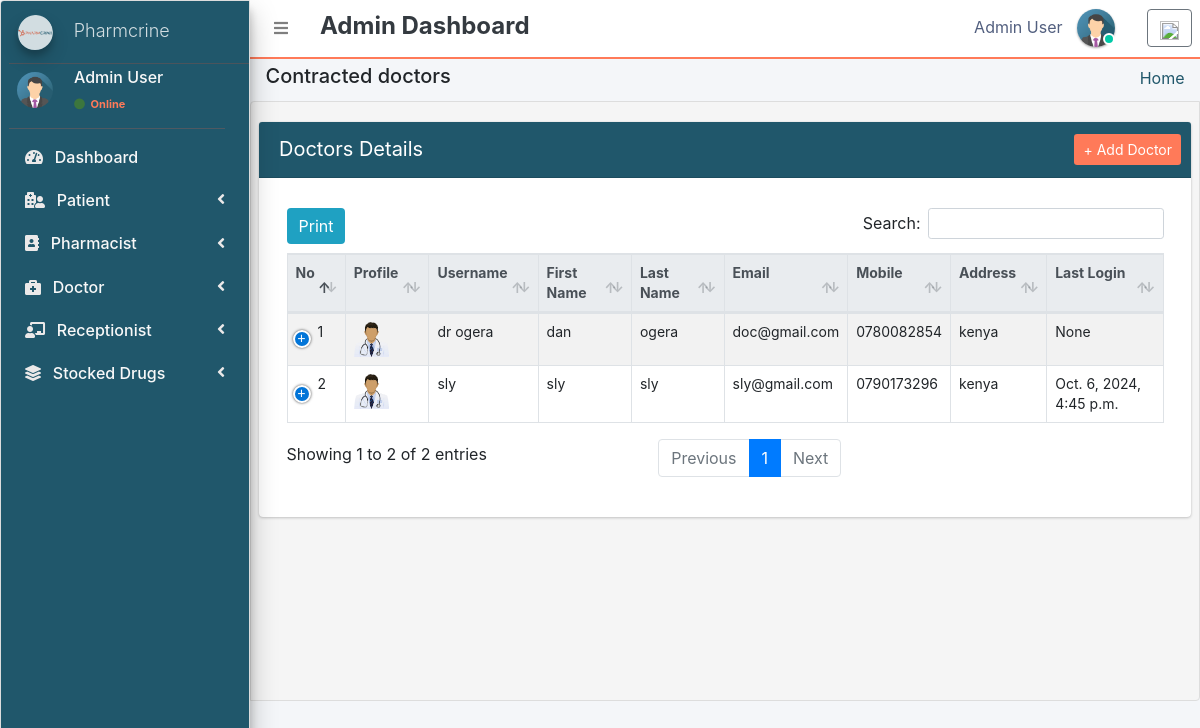
/admin_user/manage_doctor/ (signed in), run on the app's committed database.
### pharmacy/models.py (models this page shows, shortened)
class CustomUser(AbstractUser):
    user_type_data = ((1, "AdminHOD"), (2, "Pharmacist"), (3, "Doctor"), (4, "PharmacyClerk"),(5, "Patients"))
    user_type = models.CharField(default=1, choices=user_type_data, max_length=10)

class AdminHOD(models.Model):
    gender_category=(
        ('Male','Male'),
        ('Female','Female'),
    )
    admin = models.OneToOneField(CustomUser,null=True, on_delete = models.CASCADE)
    emp_no= models.CharField(max_length=100,null=True,blank=True)
    gender=models.CharField(max_length=100,null=True,choices=gender_category)
    mobile=models.CharField(max_length=10,null=True,blank=True)
    address=models.CharField(max_length=300,null=True,blank=True)
    profile_pic=models.ImageField(default="admin.png",null=True,blank=True)
    created_at = models.DateTimeField(auto_now_add=True)
    updated_at = models.DateTimeField(auto_now=True)
    date_employed=models.DateTimeField(auto_now_add=True, auto_now=False)
    objects = models.Manager()

class Doctor(models.Model):
    gender_category=(
        ('Male','Male'),
        ('Female','Female'),
    )
    admin = models.OneToOneField(CustomUser,null=True, on_delete = models.CASCADE)
    emp_no=models.CharField(max_length=100,null=True,blank=True)
    age= models.IntegerField(default='0', blank=True, null=True)
    gender=models.CharField(max_length=100,null=True,choices=gender_category)
    mobile=models.CharField(max_length=10,null=True,blank=True)
    address=models.CharField(max_length=300,null=True,blank=True)
    profile_pic=models.ImageField(default="doctor.png",null=True,blank=True)
    created_at = models.DateTimeField(auto_now_add=True)
    updated_at = models.DateTimeField(auto_now=True)
    objects = models.Manager()

### pharmacy/HODViews.py (the view)
# urls.py: path('admin_user/manage_doctor/',HODViews.manageDoctor,name='manage_doctor'),
def manageDoctor(request):
    staffs = Doctor.objects.all()
    context = {
        "staffs": staffs,
        "title":"Dotors Details"
    }
    return render(request,'hod_templates/manage_doctor.html',context)

### pharmacy/LoginCheckMiddleWare.py (called while the page is built, shortened)
    def process_view(self, request, view_func, view_args, view_kwargs):
        modulename = view_func.__module__
        user = request.user
        if user.is_authenticated:
            if user.user_type == "1":
                if modulename == "pharmacy.HODViews":
                    pass
                elif modulename == "":
                    pass
                elif modulename == "pharmacy.views" or modulename == "django.views.static":
                    pass
                else:
                    pass
            else:
                return redirect("login")
        else:
            if request.path == reverse("login"):
                pass
            else:
                return redirect("login")

### pharmacy/templates/hod_templates/manage_doctor.html (shortened to what this page needs)
{% extends 'hod_templates/base_template.html' %}
{% block page_title %}
<h5>Contracted doctors</h5>
{% endblock page_title %}
{% block main_content %}
<section class="content">
    <div class="row">
        <div class="col-md-12">
            <div class="card" style="border-color: #20576b;">
                <div class="card-header" style="background-color: #20576b; color: white;">
                    <span>Doctors Details</span>
                    <div class="card-tools d-flex">
                        <a class="btn btn-sm" style="background-color: #ff7a59; color: white;" href="{% url 'add_doctor' %}" role="button">+ Add Doctor</a>
                    </div>
                </div>
                <div class="card-body">
                    <table class="table table-bordered table-hover dataTable" id="plist">
                        <thead class="thead-light" style="background-color: #ff7a59;">
                            <tr>
                                <th>No</th>
                                <th>Profile</th>
                                <th>Username</th>
                                <th>First Name</th>
                                <th>Last Name</th>
                                <th>Email</th>
                                <th>Mobile</th>
                                <th>Address</th>
                                <th>Last Login</th>
                            </tr>
                        </thead>
                        <tbody>
                            {% for staff in staffs %}
                            <tr class="hov">
                                <td>{{ forloop.counter }}</td>
                                <td><img src="{{ staff.profile_pic.url }}" width="35" height="35" alt=""></td>
                                <td>{{ staff.admin.username }}</td>
                                <td>{{ staff.admin.first_name }}</td>
                                <td>{{ staff.admin.last_name }}</td>
                                <td>{{ staff.admin.email }}</td>
                                <td>{{ staff.mobile }}</td>
                                <td>{{ staff.address }}</td>
                                <td>{{ staff.admin.last_login }}</td>
                            </tr>
                            {% endfor %}
                        </tbody>
                    </table>
                </div>
            </div>
        </div>
    </div>
</section>
{% endblock %}

### pharmacy/templates/hod_templates/base_template.html (shortened to what this page needs)
{% extends 'base_file.html' %}
{% block htm %}
<body class="hold-transition sidebar-mini layout-fixed" style="background-color: #f8f9fa;">
    <div class="wrapper">
        <nav class="main-header navbar navbar-expand navbar-white navbar-light" style="border-bottom: 2px solid #ff7a59;">
            <ul class="navbar-nav">
                <li class="nav-item">
                    <a class="nav-link" data-widget="pushmenu" href="#" role="button"><i class="fas fa-bars"></i></a>
                </li>
            </ul>
            <h4 class="ml-3 mt-1 text-dark" style="font-weight: bold;">Admin Dashboard</h4>
            <ul class="navbar-nav ml-auto">
                <li class="nav-item mx-3">
                    <a href="#" class="sm-submenu-with-image a">
                        <span>{{ user.first_name }} {{ user.last_name }}</span>
                        <img src="{{ request.user.adminhod.profile_pic.url }}" class="img-circle elevation-1" width="38" height="38" alt="">
                        <span class="avatar-status avatar-sm-status avatar-status-success"></span>
                    </a>
                </li>
                <li class="nav-item dropdown ml-3 low">
                    <a href="#" class="btn btn-outline-secondary text-muted bg-transparent" data-toggle="dropdown" aria-expanded="false">
                        <img src="https://img.icons8.com/ios/50/000000/settings.png" width="19" height="19">
                    </a>
                </li>
            </ul>
        </nav>
        {% include 'hod_templates/sidebar.html' %}
        <div class="content-wrapper">
            <div class="content-header">
                <div class="container-fluid">
                    <div class="row">
                        <div class="col-sm-6">
                            <h1 class="m-0 text-dark">
                                {% block page_title %} {% endblock page_title %}
                            </h1>
                        </div>
                        <div class="col-sm-6">
                            <ol class="breadcrumb float-sm-right">
                                <li class="breadcrumb-item"><a href="" style="color: #20576b;">Home</a></li>
                            </ol>
                        </div>
                    </div>
                </div>
            </div>
            {% block main_content %} {% endblock main_content %}
        </div>
    </div>
</body>
{% endblock htm %}

### pharmacy/templates/hod_templates/sidebar.html (shortened to what this page needs)
{% load static %}
<aside class="main-sidebar sidebar-dark-primary elevation-4">
    <a href="" class="brand-link ml-2">
        <img src="{% static 'images/rlogo.png' %}" alt="Logo" width="36" height="36" class="img-circle elevation-3" style="opacity: .8">
        <span class="brand-text font-weight-light mt-1 ml-3 sus">Pharmcrine</span>
    </a>
    <div class="sidebar">
        <div class="user-panel mr-3">
            <div class="pull-left image sm-submenu-with-image a ml-2">
                <img src="{{request.user.adminhod.profile_pic.url}}" class="img-circle mt-2" width="36" height="36" alt="User Image">
            </div>
            <div class="pull-left info">
                <p>{{user.first_name}} {{user.last_name}}</p>
                <a href="#" style="color: #ff7a59;"><i class="fa fa-circle text-success"></i> Online</a>
            </div>
        </div>
        <nav class="mt-2">
            <ul class="nav nav-pills nav-sidebar flex-column" data-widget="treeview" role="menu" data-accordion="false">
                <li class="nav-item">
                    <a href="{% url 'admin_dashboard' %}" class="nav-link" style="color: white;">
                        <i class="fas fa-tachometer-alt mr-2"></i>
                        <p>Dashboard</p>
                    </a>
                </li>
                <li class="nav-item">
                    <a href="#" class="nav-link" style="color: white;">
                        <i class="fas fa-hospital-user mr-2"></i>
                        <p>Patient<i class="right fas fa-angle-left"></i></p>
                    </a>
                </li>
                <li class="nav-item">
                    <a href="#" class="nav-link" style="color: white;">
                        <i class="fas fa-address-book mr-2"></i>
                        <p>Pharmacist<i class="right fas fa-angle-left"></i></p>
                    </a>
                </li>
                <li class="nav-item">
                    <a href="#" class="nav-link" style="color: white;">
                        <i class="fas fa-briefcase-medical mr-2"></i>
                        <p>Doctor<i class="right fas fa-angle-left"></i></p>
                    </a>
                </li>
                <li class="nav-item">
                    <a href="#" class="nav-link" style="color: white;">
                        <i class="fas fa-chalkboard-teacher mr-2"></i>
                        <p>Receptionist<i class="right fas fa-angle-left"></i></p>
                    </a>
                </li>
                <li class="nav-item">
                    <a href="#" class="nav-link" style="color: white;">
                        <i class="fas fa-layer-group mr-2"></i>
                        <p>Stocked Drugs<i class="right fas fa-angle-left"></i></p>
                    </a>
                </li>
            </ul>
        </nav>
    </div>
</aside>

### static/css/main.css (style rules this page uses)
html { font-family: sans-serif; line-height: 1.15; -webkit-text-size-adjust: 100%; -webkit-tap-highlight-color: transparent; }
body { overflow-y: hidden; overflow-x: hidden; font-family: -apple-system, BlinkMacSystemFont, "Segoe UI", Roboto, "Helvetica Neue", Arial, "Noto Sans", sans-serif, "Apple Color Emoji", "Segoe UI Emoji", "Segoe UI Symbol", "Noto Color Emoji" !important; }
th { color: rgb(0, 0, 0); font-size: 14px !important; }
.content { background-color: #f5f5f5; border: 1px solid #dddddd; border-radius: 4px 0px 4px 0px; left: -1px; padding: 10px 7px 5px; }
.main-sidebar { background: #000000; border: 1px solid #dddddd; border-radius: 4px 0px 4px 0px; font-weight: bold; }
.content { height: 75vh; overflow-y: scroll; overflow-x: hidden; }
.content .row { margin-top: 20px !important; }
.main-sidebar { background-color: #20576b !important; color: white !important; }
.main-sidebar p { color: #f8f8f8 !important; font-weight: 500 !important }
.main-sidebar i { color: rgb(235, 233, 233) !important; }
td { font-size: 14px !important; }
.hov { transition: transform .5s; }
.avatar-status { position: absolute; bottom: 12px; right: 75.4px; display: -ms-inline-flexbox; display: inline-flex; -ms-flex-negative: 0; flex-shrink: 0; -ms-flex-pack: center; justify-content: center; -ms-flex-align: center; align-items: center; white-space: nowrap; text-align: center; vertical-align: baseline; font-weight: 600; border: .125rem solid #fff; width: 12px; height: 12px; line-height: 1; font-size: .71094rem; border-radius: 50%; }
.avatar-status-success { color: #fff; background-color: #00c9a7; }
.card-header span { font-size: 20px !important; }
.table>tbody>tr>td, .table>tbody>tr>th, .table>tfoot>tr>td, .table>tfoot>tr>th, .table>thead>tr>td, .table>thead>tr>th { padding: 8px; line-height: 1.42857143; vertical-align: top; }
.pull-left { float: left; }
.pull-left { float: left!important; }
.user-panel>.info { padding: 5px 5px 5px 15px; line-height: 1; position: absolute; left: 55px; }
.user-panel>.info>p { font-weight: 600; margin-bottom: 9px; }
p { margin: 0 0 10px; }
.user-panel { padding-bottom: 20px; }
.user-panel:after { clear: both; }
.user-panel:before, .user-panel:after { content: " "; display: table; }
.user-panel>.info>a>.fa, .user-panel>.info>a>.ion, .user-panel>.info>a>.glyphicon { margin-right: 3px; }
.fa-circle { color: #3c763d !important; }
.user-panel i { color: #3c763d !important; }
.user-panel>.info>a { text-decoration: none; padding-right: 5px; margin-top: 3px; font-size: 11px; overflow: hidden; white-space: nowrap; }
.sus { overflow: hidden; white-space: nowrap; font-size: 18px; }
.table { background: white !important; }
.container-fluid { width: 100%; padding-right: 15px; padding-left: 15px; margin-right: auto; margin-left: auto; }
.row { display: flex; flex-wrap: wrap; margin-right: -15px; margin-left: -15px; }
.d-flex { display: flex !important; z-index: 44; }
.d-flex { display: flex !important; }
.table tbody tr:nth-of-type(odd) { background-color: rgba(0, 0, 0, .05) !important; }
.table tbody tr:nth-of-type(odd) { background-color: rgba(197, 197, 197, 0.05) !important; }
.img-circle { border-radius: 50%; }
.content-wrapper .content-header { padding: 5px 0.5rem !important; }

### static/css/profile.css (style rules this page uses)
li { list-style-type: none ! }
.navbar-nav span { color: #525f7f !important; margin-right: 10px !important; }
body { font-family: 'Rubik', sans-serif; height: 100% !important; }
.table tbody tr:nth-of-type(odd) { background-color: rgba(0, 0, 0, .05) !important; }

### data on the page
CustomUser: first_name "Admin", last_name "User", user.adminhod.profile_pic (picture)
Doctor: profile_pic (picture), admin.username "dr ogera", admin.first_name "dan", admin.last_name "ogera", admin.email "doc@gmail.com", mobile "0780082854", address "kenya", admin.last_login "None"
Doctor: profile_pic (picture), admin.username "sly", admin.first_name "sly", admin.last_name "sly", admin.email "sly@gmail.com", mobile "0790173296", address "kenya", admin.last_login "Oct. 6, 2024, 4:45 p.m."
